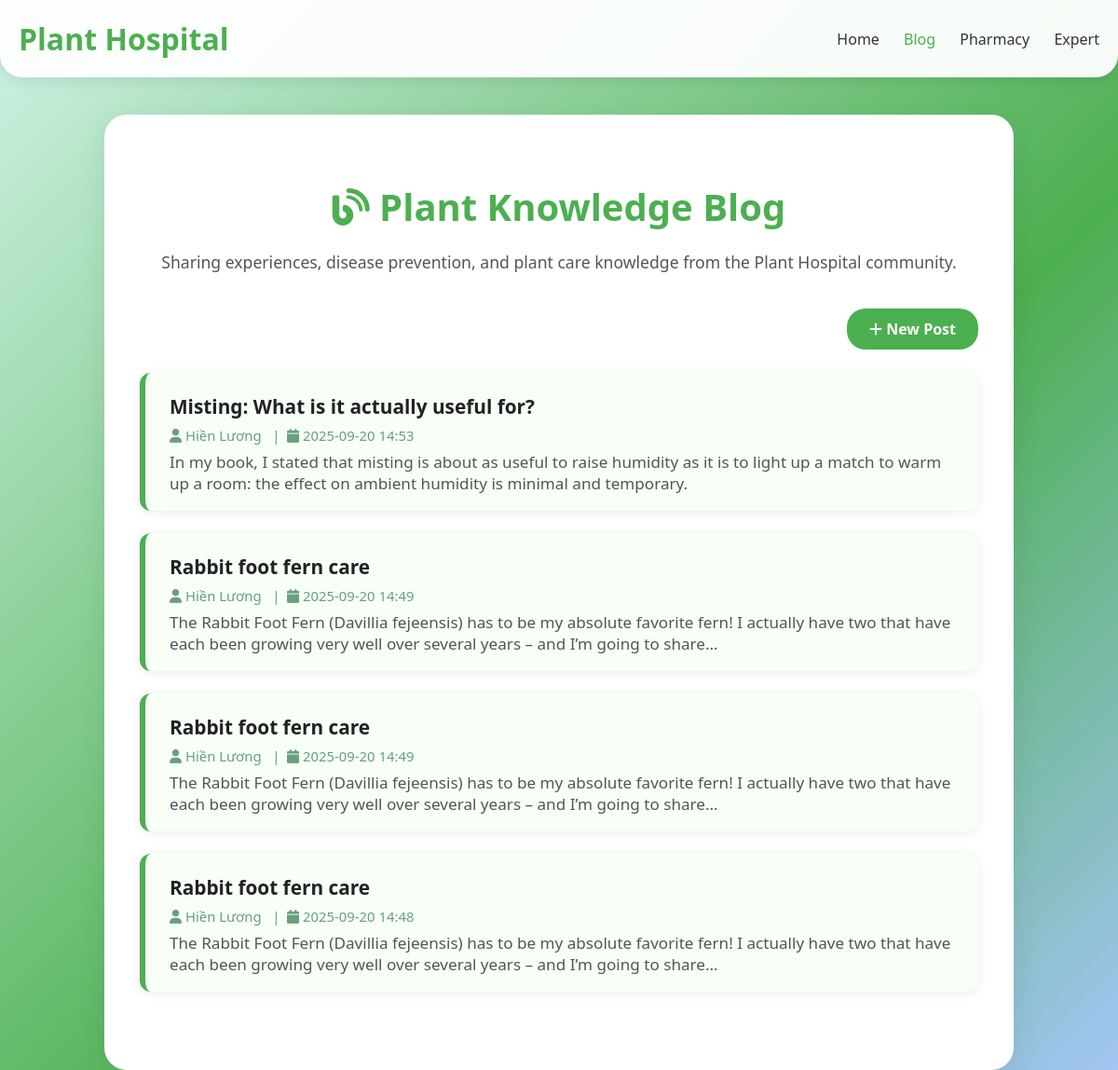
Screenshot of /blog/ with the database file from the repository.
### tables this page shows
CREATE TABLE post (
  id INTEGER PRIMARY KEY AUTOINCREMENT,
  author_id INTEGER NOT NULL,
  created TIMESTAMP NOT NULL DEFAULT CURRENT_TIMESTAMP,
  title TEXT NOT NULL,
  body TEXT NOT NULL,
  FOREIGN KEY (author_id) REFERENCES user (id)
);

CREATE TABLE user (
  id INTEGER PRIMARY KEY AUTOINCREMENT,
  username TEXT UNIQUE NOT NULL,
  email TEXT UNIQUE NOT NULL,
  password TEXT NOT NULL,
  created_at TIMESTAMP NOT NULL DEFAULT CURRENT_TIMESTAMP
);

### flaskr/blog.py (the view)
@bp.route('/')
def index():
    db = get_db()
    posts = db.execute(
        'SELECT p.id, title, body, created, username'
        ' FROM post p JOIN user u ON p.author_id = u.id'
        ' ORDER BY created DESC'
    ).fetchall()
    return render_template('blog/home.html', posts=posts)

### flaskr/auth.py (called while the page is built)
@bp.before_app_request
def load_logged_in_user():
    user_id = session.get('user_id')
    if user_id is None:
        g.user = None
    else:
        g.user = get_db().execute(
            'SELECT * FROM user WHERE id = ?', (user_id,)
        ).fetchone()

### flaskr/db.py (called while the page is built)
def get_db():
    if 'db' not in g:
        g.db = sqlite3.connect(
            current_app.config['DATABASE'],
            detect_types=sqlite3.PARSE_DECLTYPES
        )
        g.db.row_factory = sqlite3.Row
    return g.db

### flaskr/templates/blog/home.html (shortened to what this page needs)
<!DOCTYPE html>
<html lang="en">
  <head>
    <link
      rel="stylesheet"
      href="https://cdnjs.cloudflare.com/ajax/libs/font-awesome/6.0.0-beta3/css/all.min.css"
    />
  </head>
  <body>
    <header class="blog-header">
      <div class="container">
        <div class="logo">
          <h1>Plant Hospital</h1>
        </div>
        <nav class="blog-nav">
          <a href="{{ url_for('home') }}">Home</a>
          <a href="{{ url_for('blog.index') }}" class="active">Blog</a>
          <a href="{{ url_for('pharmacy') }}">Pharmacy</a>
          <a href="{{ url_for('expert_consultation') }}">Expert</a>
        </nav>
      </div>
    </header>
    <div class="main-content">
      <h2 class="blog-title">
        <i class="fas fa-blog"></i> Plant Knowledge Blog
      </h2>
      <div class="blog-desc">
        Sharing experiences, disease prevention, and plant care knowledge from
        the Plant Hospital community.
      </div>
      <div class="blog-actions">
        <a href="{{ url_for('blog.create') }}" class="btn-create">
          <i class="fas fa-plus"></i> New Post
        </a>
      </div>
      {% if posts and posts|length > 0 %}
      <ul class="blog-list">
        {% for post in posts %}
        <li class="blog-post-item">
          <a
            href="{{ url_for('blog.detail', id=post['id']) }}"
            class="blog-post-title"
            >{{ post['title'] }}</a
          >
          <div class="blog-meta">
            <i class="fas fa-user"></i> {{ post['username'] }}
            &nbsp;&nbsp;|&nbsp; <i class="fas fa-calendar"></i> {{
            post['created'].strftime('%Y-%m-%d %H:%M') if post['created'] }}
          </div>
          <div class="blog-body-preview">
            {{ post['body'][:180] }}{% if post['body']|length > 180 %}...{%
            endif %}
          </div>
        </li>
        {% endfor %}
      </ul>
      {% else %}
      <div class="no-posts">
        <i class="fas fa-seedling" style="font-size: 2.1rem; color: #4caf50"></i
        ><br />
        No blog posts yet. Be the first to share your knowledge!
      </div>
      {% endif %}
    </div>
  </body>
</html>

### flaskr/templates/blog/home.html (style rules this page uses)
body { font-family: "Segoe UI", Tahoma, Geneva, Verdana, sans-serif; background: linear-gradient( 135deg, #d0f3e6 0%, #4caf50 60%, #a2c5f4 100% ); min-height: 100vh; margin: 0; color: #333; }
.blog-header { background: rgba(255, 255, 255, 0.95); padding: 20px 0; box-shadow: 0 2px 18px rgba(0, 0, 0, 0.1); border-radius: 0 0 24px 24px; position: sticky; top: 0; z-index: 100; }
.blog-header .container { display: flex; justify-content: space-between; align-items: center; max-width: 1200px; margin: 0 auto; padding: 0 20px; }
.logo h1 { color: #4caf50; font-size: 2rem; font-weight: 700; margin: 0; }
.blog-nav a { color: #333; text-decoration: none; margin-left: 22px; font-weight: 500; transition: color 0.2s; }
.blog-nav a.active, .blog-nav a:hover { color: #4caf50; }
.main-content { max-width: 900px; margin: 40px auto 0 auto; background: white; border-radius: 24px; box-shadow: 0 6px 32px rgba(0, 0, 0, 0.08); padding: 38px 38px 60px 38px; }
.blog-title { text-align: center; color: #4caf50; font-size: 2.5rem; font-weight: 700; margin-bottom: 20px; }
.blog-desc { text-align: center; color: #555; margin-bottom: 38px; font-size: 1.1rem; }
.blog-actions { text-align: right; margin-bottom: 25px; }
.btn-create { background: #4caf50; color: white; border: none; border-radius: 20px; padding: 11px 24px; font-weight: 600; font-size: 1rem; cursor: pointer; transition: background 0.22s; text-decoration: none; display: inline-block; }
.blog-list { margin-top: 0; padding: 0; list-style: none; }
.blog-post-item { background: #f7fff7; border-left: 6px solid #4caf50; border-radius: 12px; margin-bottom: 24px; padding: 22px 24px 18px 26px; box-shadow: 0 2px 12px rgba(0, 0, 0, 0.08); transition: box-shadow 0.2s; position: relative; }
.blog-post-title { font-size: 1.3rem; font-weight: 600; color: #222; margin-bottom: 7px; text-decoration: none; display: block; transition: color 0.2s; }
.blog-meta { font-size: 0.93rem; color: #6a9f7b; margin-bottom: 7px; }
.blog-body-preview { color: #555; margin-bottom: 0; font-size: 1.07rem; display: -webkit-box; -webkit-line-clamp: 2; -webkit-box-orient: vertical; overflow: hidden; }

### rows the page displays
post: title "Misting: What is it actually useful for?", username "Hiền Lương", created "2025-09-20 14:53", body "In my book, I stated that misting is about as useful to raise humidity as it is to light up a match to warm up a room: the effect on ambient humidity is minimal and temporary."
post: title "Rabbit foot fern care", username "Hiền Lương", created "2025-09-20 14:49", body "The Rabbit Foot Fern (Davillia fejeensis) has to be my absolute favorite fern! I actually have two that have each been growing very well over several years – and I’m going to share"
post: title "Rabbit foot fern care", username "Hiền Lương", created "2025-09-20 14:49", body "The Rabbit Foot Fern (Davillia fejeensis) has to be my absolute favorite fern! I actually have two that have each been growing very well over several years – and I’m going to share"
post: title "Rabbit foot fern care", username "Hiền Lương", created "2025-09-20 14:48", body "The Rabbit Foot Fern (Davillia fejeensis) has to be my absolute favorite fern! I actually have two that have each been growing very well over several years – and I’m going to share"
